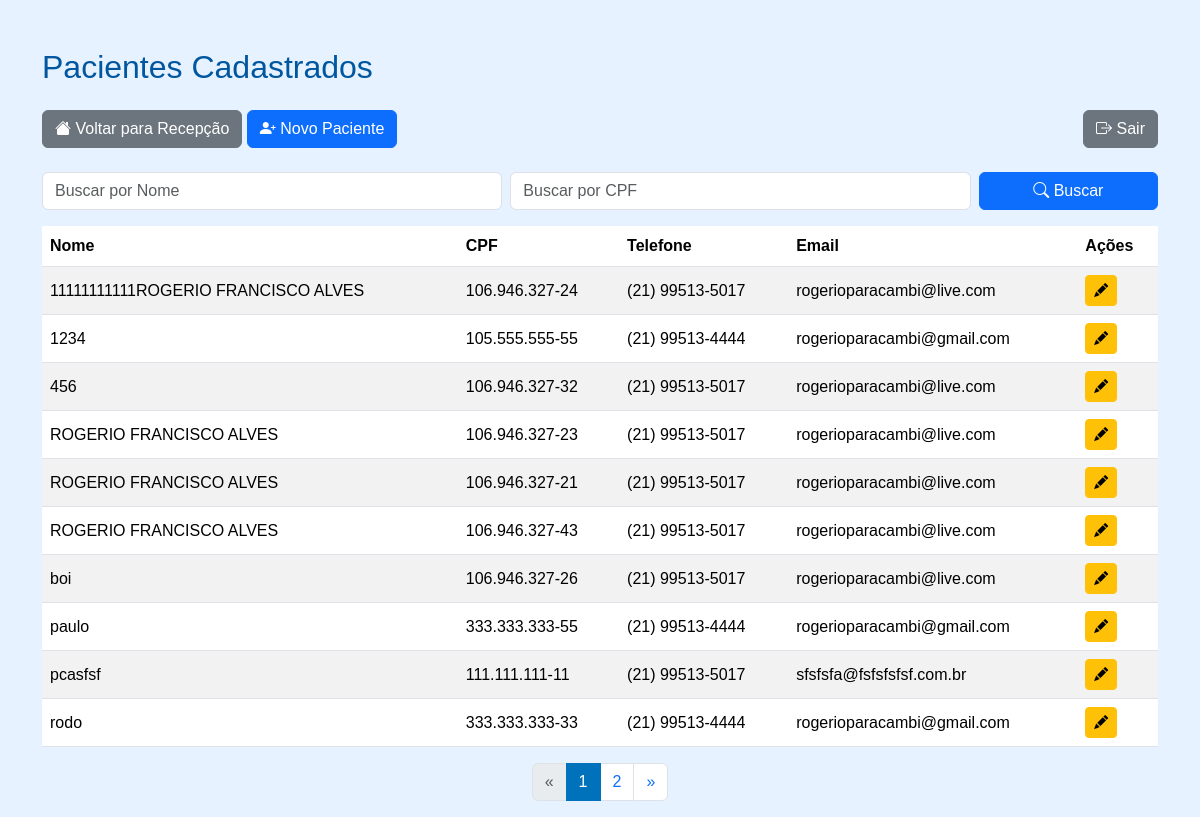
/pacientes/, run on an earlier commit of the app's database.
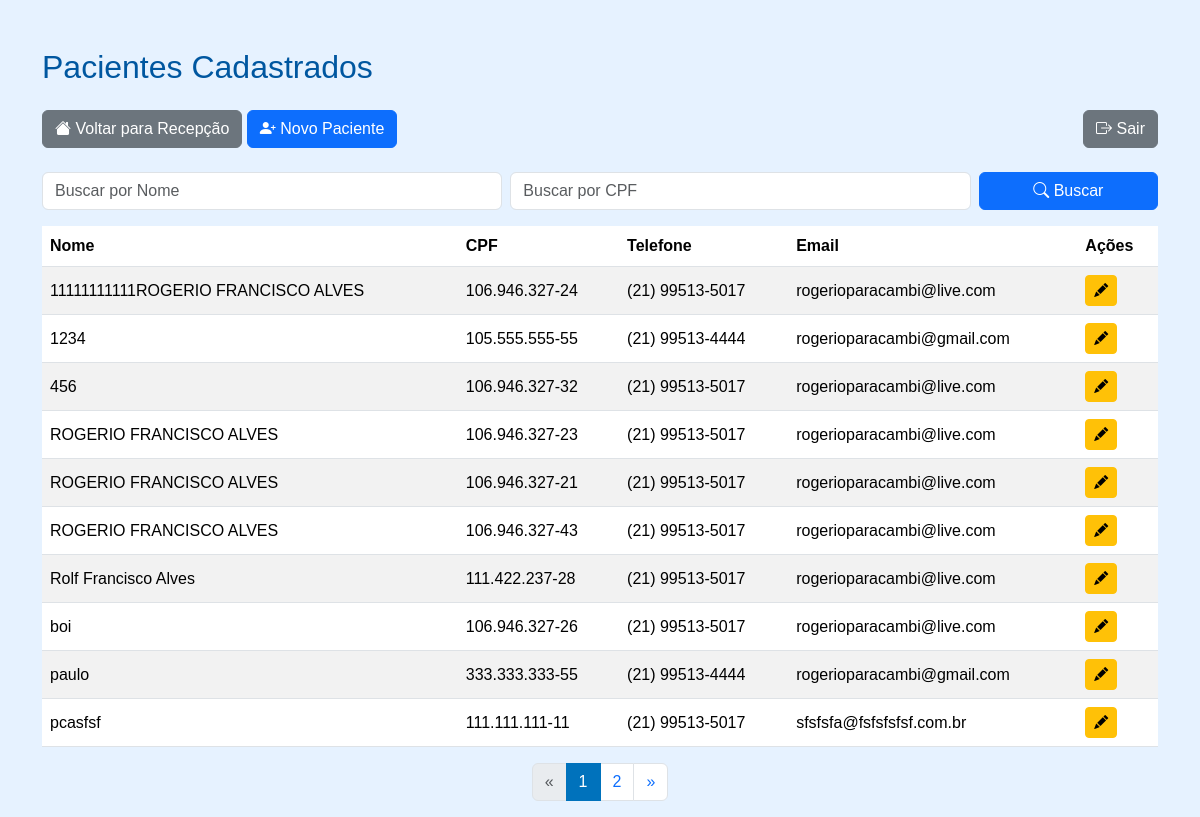
And on a later commit of the database.
### paciente/models.py (models this page shows, shortened)
class Paciente(models.Model):
    nome = models.CharField(max_length=100)
    cpf = models.CharField(
        max_length=14,
        unique=True,
        validators=[RegexValidator(r'^\d{3}\.\d{3}\.\d{3}-\d{2}$', 'CPF inválido! Use XXX.XXX.XXX-XX')]
    )
    data_nascimento = models.DateField()
    telefone = models.CharField(
        max_length=15,
        validators=[RegexValidator(r'^\(\d{2}\)\s\d{4,5}-\d{4}$', 'Telefone inválido! Use (XX) XXXXX-XXXX')]
    )
    email = models.EmailField(blank=True, null=True)
    endereco = models.TextField(blank=True, null=True)
    cartao_sus = models.CharField(max_length=18, blank=True, null=True)

### paciente/views.py (the view)
# urls.py: path('', views.paciente_list, name='paciente_list'),
def paciente_list(request):
    pacientes = Paciente.objects.all().order_by('nome')  # Ordena por nome
    nome_query = request.GET.get('nome', '')
    cpf_query = request.GET.get('cpf', '')
    if nome_query:
        pacientes = pacientes.filter(nome__icontains=nome_query)
    if cpf_query:
        pacientes = pacientes.filter(cpf__icontains=cpf_query)
    paginator = Paginator(pacientes, 10)  # 10 pacientes por página
    page_number = request.GET.get('page')
    page_obj = paginator.get_page(page_number)
    context = {
        'page_obj': page_obj,
        'nome_query': nome_query,
        'cpf_query': cpf_query,
    }
    return render(request, 'paciente/list.html', context)

### paciente/templates/paciente/list.html (shortened to what this page needs)
<!DOCTYPE html>
<html lang="pt-br">
<head>
    <link rel="stylesheet" href="https://cdn.jsdelivr.net/npm/bootstrap@5.3.2/dist/css/bootstrap.min.css">
    <link rel="stylesheet" href="https://cdn.jsdelivr.net/npm/bootstrap-icons@1.10.5/font/bootstrap-icons.css">
</head>
<body>
<div class="container mt-5">
    <h2 class="mb-4">Pacientes Cadastrados</h2>
    <div class="mb-3 d-flex justify-content-between flex-wrap">
        <div class="mb-2">
            <a href="../recepcao" class="btn btn-secondary"><i class="bi bi-house-fill"></i> Voltar para Recepção</a>
            <a href="{% url 'paciente_create' %}" class="btn btn-primary"><i class="bi bi-person-plus-fill"></i> Novo Paciente</a>
        </div>
        <div>
            <a href="{% url 'logout' %}" class="btn btn-secondary"><i class="bi bi-box-arrow-right"></i> Sair</a>
        </div>
    </div>
    <div class="mb-3">
        <form method="get" class="row g-2">
            <div class="col-md-5">
                <input type="text" name="nome" class="form-control" placeholder="Buscar por Nome" value="{{ nome_query }}">
            </div>
            <div class="col-md-5">
                <input type="text" name="cpf" class="form-control" placeholder="Buscar por CPF" value="{{ cpf_query }}">
            </div>
            <div class="col-md-2">
                <button type="submit" class="btn btn-primary w-100"><i class="bi bi-search"></i> Buscar</button>
            </div>
        </form>
    </div>
    <table class="table table-striped table-hover align-middle">
        <thead>
            <tr>
                <th>Nome</th>
                <th>CPF</th>
                <th>Telefone</th>
                <th>Email</th>
                <th>Ações</th>
            </tr>
        </thead>
        <tbody>
            {% for paciente in page_obj %}
            <tr>
                <td>{{ paciente.nome }}</td>
                <td>{{ paciente.cpf }}</td>
                <td>{{ paciente.telefone }}</td>
                <td>{{ paciente.email }}</td>
                <td class="btn-actions">
                    <a href="{% url 'paciente_edit' paciente.id %}" class="btn btn-sm btn-warning" title="Editar">
                        <i class="bi bi-pencil-fill"></i>
                    </a>
                </td>
            </tr>
            {% empty %}
            <tr>
                <td colspan="5" class="text-center">Nenhum paciente encontrado.</td>
            </tr>
            {% endfor %}
        </tbody>
    </table>
    {% if page_obj.has_other_pages %}
    <nav aria-label="Paginação">
        <ul class="pagination justify-content-center">
            {% if page_obj.has_previous %}
            <li class="page-item">
                <a class="page-link" href="?page={{ page_obj.previous_page_number }}&nome={{ nome_query }}&cpf={{ cpf_query }}" aria-label="Anterior">
                    &laquo;
                </a>
            </li>
            {% else %}
            <li class="page-item disabled"><span class="page-link">&laquo;</span></li>
            {% endif %}
            {% for num in page_obj.paginator.page_range %}
                {% if page_obj.number == num %}
                <li class="page-item active"><span class="page-link">{{ num }}</span></li>
                {% elif num > page_obj.number|add:-3 and num < page_obj.number|add:3 %}
                <li class="page-item">
                    <a class="page-link" href="?page={{ num }}&nome={{ nome_query }}&cpf={{ cpf_query }}">{{ num }}</a>
                </li>
                {% endif %}
            {% endfor %}
            {% if page_obj.has_next %}
            <li class="page-item">
                <a class="page-link" href="?page={{ page_obj.next_page_number }}&nome={{ nome_query }}&cpf={{ cpf_query }}" aria-label="Próximo">
                    &raquo;
                </a>
            </li>
            {% else %}
            <li class="page-item disabled"><span class="page-link">&raquo;</span></li>
            {% endif %}
        </ul>
    </nav>
    {% endif %}
</div>
</body>
</html>

What changed in the data, as far as the page shows it:
no longer on this page (row unchanged): Paciente: nome "rodo", cpf "333.333.333-33", telefone "(21) 99513-4444", email "rogerioparacambi@gmail.com"
added Paciente: nome "Rolf Francisco Alves", cpf "111.422.237-28", telefone "(21) 99513-5017", email "rogerioparacambi@live.com"
